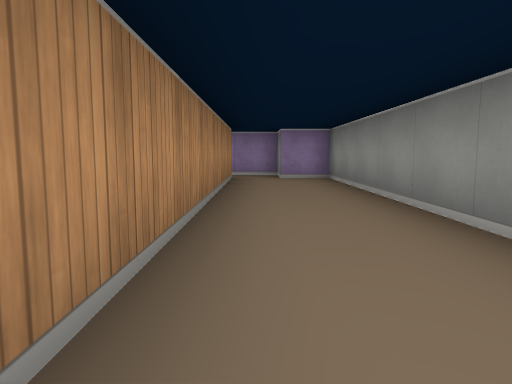
view 1 (above)

13 first-person views from a walk through a cub3D ray-caster map. The camera is about half as high as the walls, tilts 6° down and sees 70° across. The floor is counted in squares. Each view is taken from the middle of a square. On the plan, view 1 faces up. The plan holds only what a view shows up to about 9 squares ahead; the rest is blank.

view 2
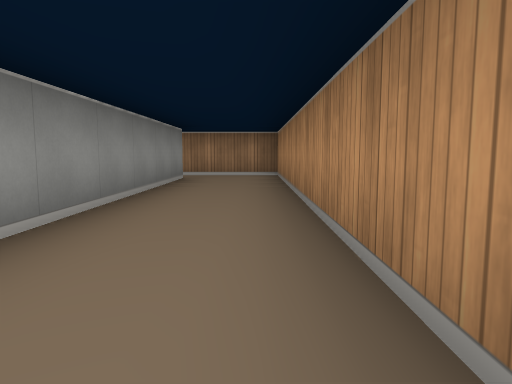

view 3
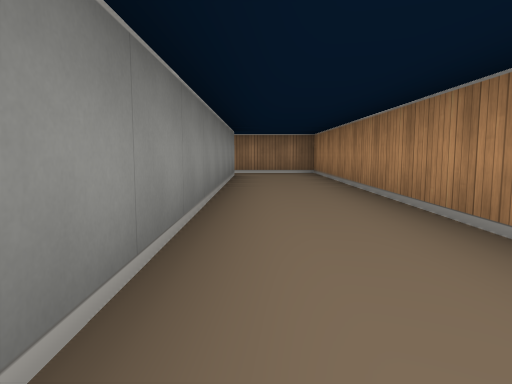

view 4
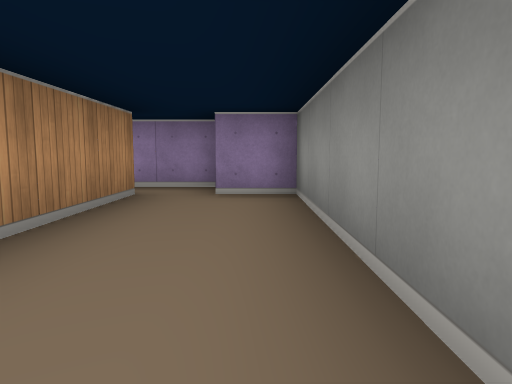

view 5
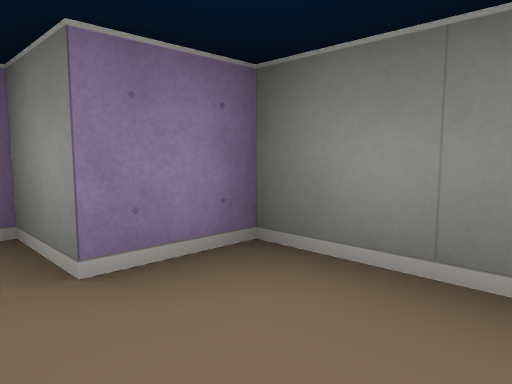

view 6
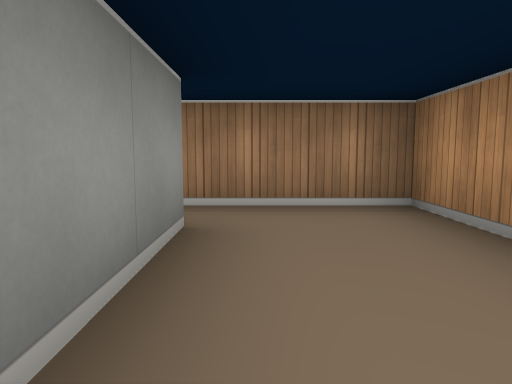

view 7
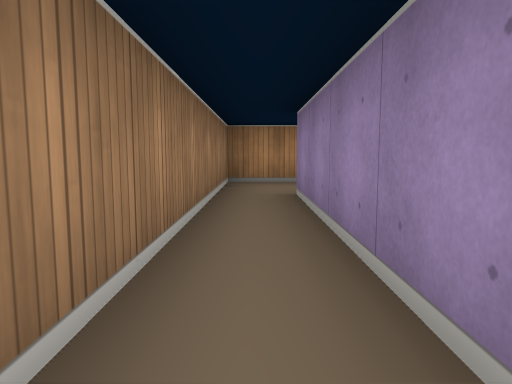

view 8
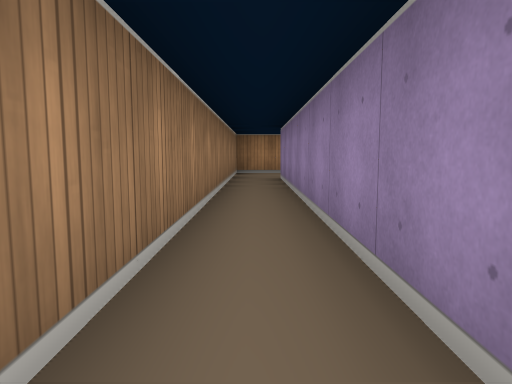

view 9
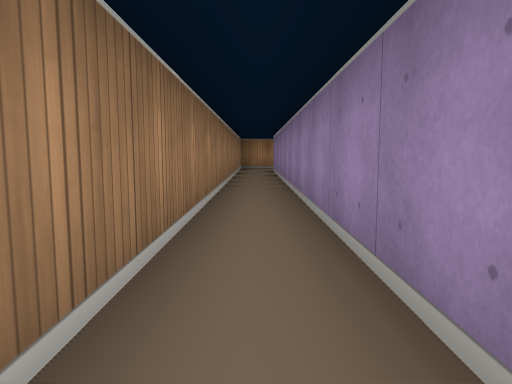

view 10
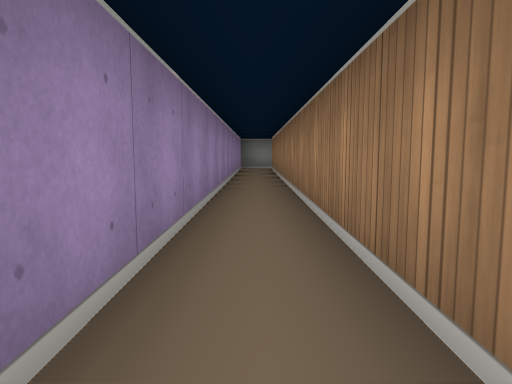

view 11
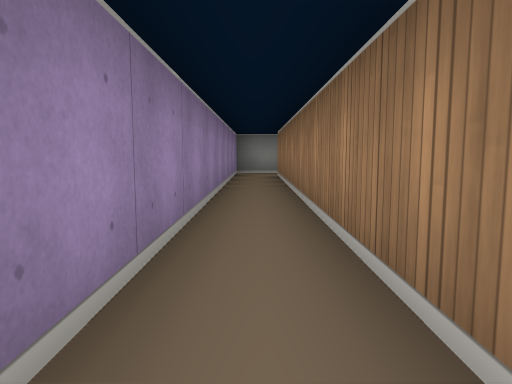

view 12
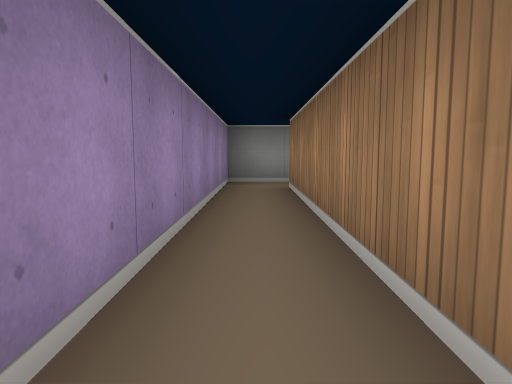

view 13
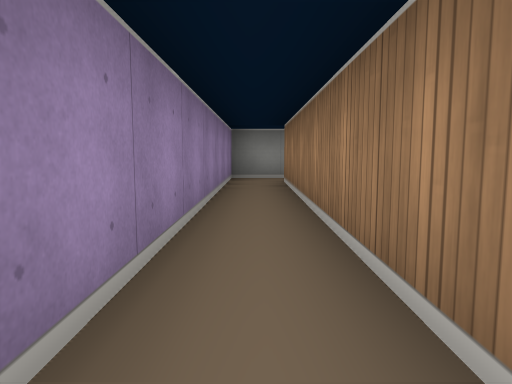

### Floor plan
Points are (right, up) in squares from view 1. A wall is a line through its corners. A room is listed if a view was taken in it or the views show most of it. See-through windows are left out.
Room 1 (views 1, 2, 3, 4, 5, 6)
walls: (-0.5, 7.5) (-0.5, -4.5) (1.5, -4.5); (1.5, -3.5) (1.5, 7.5) (0.5, 7.5) (0.5, 8.5) (-0.9, 8.5)
ways out: opening at (2, -4) to room 2
Room 2 (views 7, 8, 9, 10, 11, 12, 13)
walls: (1.5, -4.5) (20.5, -4.5); (21.5, -4.6) (21.5, -3.5) (1.5, -3.5)
ways out: opening at (2, -4) to room 1

Where each view was taken, in squares from view 1:
view 1: 0 up, 0 right, facing up
view 2: 4 up, 0 right, facing down
view 3: 5 up, 1 right, facing down
view 4: 3 up, 1 right, facing up
view 5: 6 up, 0 right, facing up-right
view 6: 1 down, 1 right, facing down
view 7: 4 down, 6 right, facing left
view 8: 4 down, 9 right, facing left
view 9: 4 down, 12 right, facing left
view 10: 4 down, 9 right, facing right
view 11: 4 down, 12 right, facing right
view 12: 4 down, 15 right, facing right
view 13: 4 down, 14 right, facing right
